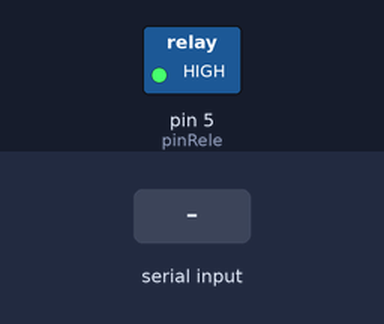
The sketch below on a simulated Arduino Uno, built with avr-gcc and run on an emulated ATmega328P. Parts: switched loads named in the sketch (green lamp = pin HIGH). The inputs (shaded band) are chosen by the test bench.

Above: at 1.2 s.
1.3 s: "c" received over Serial
At 2.5 s:
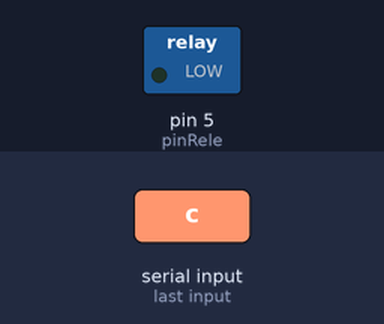
2.8 s: "b" received over Serial
At 3.7 s:
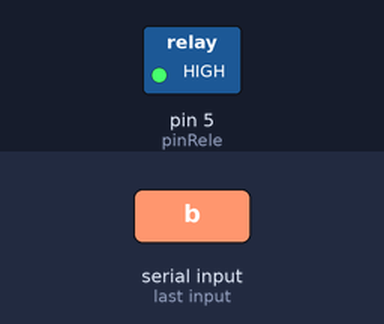
Timing chart, 0 to 5.8 s (numbered marks = the images above; inputs shaded):
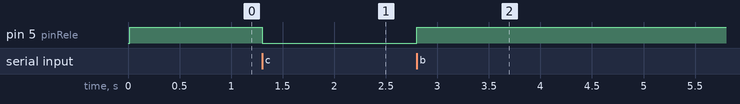

Measured:
- after the input at 1.3 s, pin 5 (pinRele): HIGH → LOW at once
- after the input at 2.8 s, pin 5 (pinRele): LOW → HIGH at once

The sketch:

arduino_caldera.ino
```cpp
#include <OneWire.h>
#include <DallasTemperature.h>

OneWire ourWire(2);  //Se establece el pin 3  como bus OneWire

const int pinRele = 5;  //RELE
int iniciado = 0; //Rele

DallasTemperature sensors(&ourWire);  //Se declara una variable u objeto para nuestro sensor

String x;

void setup() {
  Serial.begin(9600);
  sensors.begin();       //Se inicia el sensor
  pinMode(pinRele, OUTPUT);  ///RELE
  Serial.setTimeout(1);
}

void loop() {

  if (iniciado == 0){
    digitalWrite(pinRele, HIGH);
  }

  delay(100);

  while (!Serial.available());
  x = Serial.readString();
  iniciado = 1;

  if (x == "a") {
    sensors.requestTemperatures();            //Se envía el comando para leer la temperatura
    float temp = sensors.getTempCByIndex(0);  //Se obtiene la temperatura en ºC

    Serial.print(temp);
  }

  if (x == "b") { //apaga
    digitalWrite(pinRele, HIGH);
  }

  if (x == "c") {//enciende
    digitalWrite(pinRele, LOW);
  }
}
```
